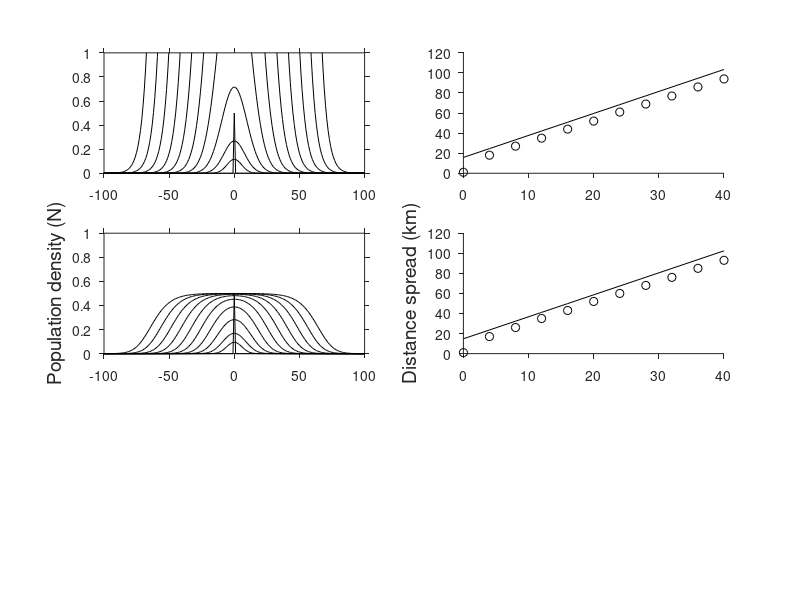

The MATLAB source for this figure: (Note: this script raises an error after producing the figure.)
function invasion

% Simulate basic invasion models. 

X = 400; % size of spatial domain
D = 4; % diffusion coefficient
r = 0.3; % growth rate
T = 40; % time scale

figure(1)
clf
set(gcf,'units','cent','position',[2 30 18 21])

%---------------------------------
% 1) Reaction-diffusion with exponential growth
K = Inf; % no carrying capacity
N0 = 0.5; % initial seed population
N = zeros(1,X); % 
N(round(X/2)) = N0; % initial state
dt = 0.1;
v = 0; % velociy (left to right)
Intw = 400; % interval width for plotting

% Run the model
Nt = reactiondiffusion(N,r,K,D,X,dt,T,v);

% Plotting
subplot(3,2,1) % spatial spread
Intervals = 1:dt*Intw:size(Nt,1);
plot(Nt(Intervals,:)','k-')
prettyplot_space(gca,false,false)

subplot(3,2,2) % rate of spread (to the right):
hold on
ASR = 2*sqrt(r*D); % asymptotic rate of spread
thresh = 1e-3; % threshold density for enumerating invasion
plot_ASR(Nt,X,ASR,Intervals,thresh,dt)
prettyplot_ASR(gca,T,false,false)


% End reaction-diffusion with exponential growth
%---------------------------------

%---------------------------------
% 1) Reaction-diffusion with logistic growth
K = 0.5; % no carrying capacity
N0 = 0.5; % initial seed population
N = zeros(1,X); % 
N(round(X/2)) = N0; % initial state
dt = 0.1;
v = 0; % velociy (left to right)
Intw = 400; % interval width for plotting

% Run the model
Nt = reactiondiffusion(N,r,K,D,X,dt,T,v);

% Plotting
subplot(3,2,3) % spatial spread
Intervals = 1:dt*Intw:size(Nt,1);
plot(Nt(Intervals,:)','k-')
prettyplot_space(gca,true,false)

subplot(3,2,4) % rate of spread (to the right):
hold on
ASR = 2*sqrt(r*D); % asymptotic rate of spread
thresh = 1e-3; % threshold density for enumerating invasion
plot_ASR(Nt,X,ASR,Intervals,thresh,dt)
prettyplot_ASR(gca,T,true,false)
% End reaction-diffusion with logistic growth
%---------------------------------


%---------------------------------
% Leptokurtic dispersal using integrodifference equation
type = 'lepto';
A = 3; % diffusion coefficient
%r = 0.5; % growth rate
K = 0.5; % carrying capacity
N0 = 0.5; % initial seed population
N = zeros(1,X); % 
N(round(X/2)) = N0; % initial state
v = 0; % velociy (left to right)

% Run the model
switch type
    case 'gauss'
Nt = integrodiff(N,r,K,sqrt(2*D),X,T,v,type); % use the same D as in the PDE version above
    case 'lepto'
Nt = integrodiff(N,r,K,A,X,T,v,type);
end

% Plotting
subplot(3,2,5) % spatial spread
Intervals = 1:2:T;
plot(Nt(:,Intervals),'k-')
prettyplot_space(gca,false,true)

subplot(3,2,6) % rate of spread (to the right):
hold on
switch type
    case 'gaussian'
ASR = 2*sqrt(r*D); % asymptotic rate of spread
    case 'lepto'
        % Find the SD of the distribution to get the equivalent D
        xx = -100:0.1:100;
        yy = A^2*exp(-A*sqrt(abs(xx)))/4;
        sd = sqrt(sum(yy.*abs(xx).^2.)/sum(yy));
        ASR = sqrt(2)*sd*sqrt(r);
end % end switch type
thresh = 1e-3; % threshold density for enumerating invasion
plot_ASR(Nt',X,ASR,Intervals,thresh,1)
prettyplot_ASR(gca,T,false,true)
% End leptokurtic
%---------------------------------

%---------------------------------
% plot the kernels:
figure(2)
clf
set(gcf,'units','cent','position',[12 13 4 2.5])
hold on
X = -10:0.01:10;
%D = 4;
%A = 2;
Gauss = normpdf(X,0,sqrt(2*D));
%Lepto = A^2*exp(-A*sqrt(abs(X)))/4;
Lepto = (1/A)*exp(-abs(X)/A)/2;
plot(X,Gauss,'k-')
plot(X,Lepto,'k:')
set(gca,'tickdir','out','ticklength',[0.02 0.02])
set(gca,'xtick',-10:10:10,'ytick',[])
%close gcf

%---------------------------------
% reaction-diffusion model (with logistic growth)
function Nt = reactiondiffusion(N,r,K,D,X,dt,T,v)
Nt = [];
for t = 0:dt:T
    Nt = [Nt; N];    
    % calculate spatial gradient in n
    nL = [N(X), N(1:(X-1))];
    nR = [N(2:X), N(1)];
    dNdt = r*N.*(1-N/K) + D.*(nL + nR - 2*N)+ v.*(nL-nR); % (the second-to-last term is the 2nd derivative of n wrt x)
    N = N + dNdt*dt;
end % end T
%---------------------------------

%---------------------------------
function plot_ASR(Nt,X,ASR,Intervals,thresh,dt)
Nd = Nt(:,round(X/2):end);
Nd = Nd>thresh;
Nd = Nd.*repmat(1:(round(X/2)+1),[size(Nd,1),1]);
Nd = max(Nd,[],2);
Yint = Nd(Intervals(2)); % approximately when the asymptotic rate of spread (ASR) is reached

plot((Intervals-1)*dt,Nd(Intervals),'ko')
plot((Intervals-1)*dt,ASR.*(Intervals-1)*dt+Yint-ASR,'k-')
%---------------------------------

%---------------------------------
function N = integrodiff(N0,r,K,D,X,T,v,type)

N = zeros(X,T);
N(:,1) = N0; % initial conditions

% calculate dispersal matrix:
x = repmat(1:X,[X,1]);
y = x';
d = x-y;
switch type
    case 'gauss'
        KK = normcdf(d+0.5,v,D) - normcdf(d-0.5,v,D); % normal dispersal kernel
    case 'lepto'
        Sy = makeSimpVec(1,X); % Simpson's integration (midpoint rule is too coarse)
      %  KK = D^2*exp(-D*sqrt(abs(d)))/4;
        KK = (1/D)*exp(-abs(d)/D)./2;
        KK = KK.*repmat(Sy(:)',[X,1]); % integrate each column
        
end %end switch

for t = 2:T
    fN = N(:,t-1).*exp(r*(1-N(:,t-1)/K)); % discrete-time logistic
    N(:,t) = (KK)*fN;    % division by 2 integrates using midpoint rule 
end % end T
%---------------------------------

%---------------------------------
function prettyplot_space(h,YL,XL)

set(h,'tickdir','out','ticklength',[0.02 0.02])
set(h,'xlim',[100 300],'xtick',100:50:300,'xticklabel',-100:50:100)
set(h,'ylim',[0 1],'ytick',0:0.2:1)
set(h,'fontsize',10)
if YL
    ylabel(h,'Population density (N)','fontsize',14)
end
if XL
    xlabel(h,'Distance (km)','fontsize',14)
end

function prettyplot_ASR(h,T,YL,XL)

set(h,'tickdir','out','ticklength',[0.02 0.02])
set(h,'xlim',[0 T],'xtick',0:(T/4):T)
set(h,'fontsize',10)
%set(h,'ylim',[0 1],'ytick',0:0.2:1)
if YL
    ylabel(h,'Distance spread (km)','fontsize',14)
end
if XL
    xlabel(h,'Time (y)','fontsize',14)
end
    




